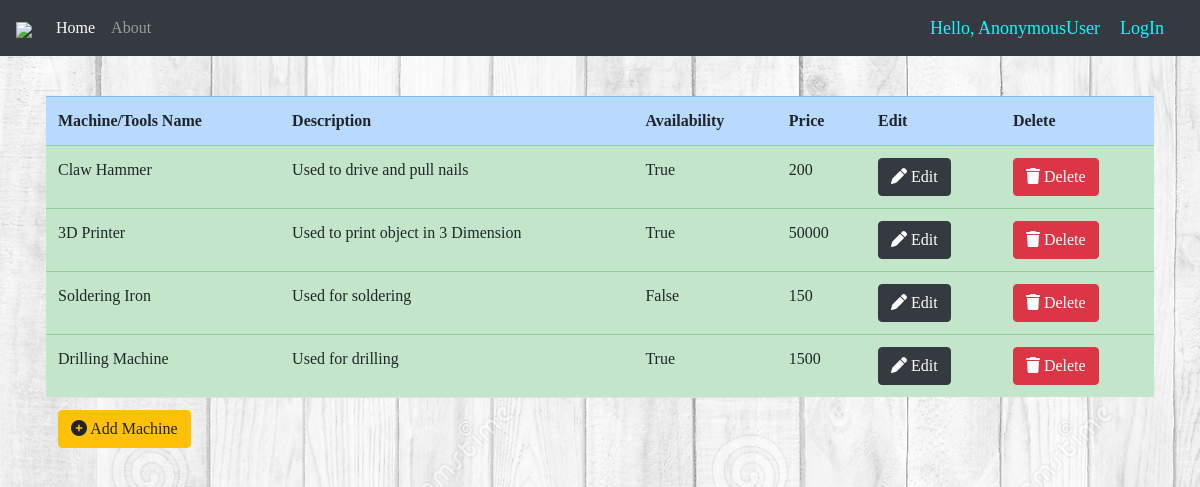
/home/, run on the app's committed database.
### inventory/models.py (models this page shows, shortened)
class Machine(models.Model):
    Name = models.CharField(max_length=100)
    Description = models.CharField(max_length=500)
    Availability = models.BooleanField()
    Price = models.IntegerField()

### inventory/views.py (the view)
# urls.py: path('', views.IndexView.as_view(), name='index'),
class IndexView(generic.ListView):
    template_name = 'inventory/index.html'
    queryset= Machine.objects.all()
    context_object_name='all_machines'

### inventory/templates/inventory/index.html
{% extends 'inventory/base.html' %}
{% block body %}
<br>
<div class="container p-3">
<table class="table">
    <tr class="table-primary">
        <th>Machine/Tools Name</th>
        <th> Description </th>
        <th>Availability</th>
        <th>Price</th>
        <th>Edit</th>
        <th>Delete</th>
    </tr>
    {% for Machine in all_machines %}
    <tr class="table-success">
    <td>{{Machine.Name}}</td>
    <td>{{Machine.Description}}</td>
    <td>{{Machine.Availability}}</td>
    <td>{{Machine.Price}}</td>
    <td><a href="{% url 'edit-machine' Machine.pk %}" class="btn btn-dark">
          <i class="fas fa-pen"></i> Edit
        </a></td>
    <td><a href="{% url 'delete-machine' Machine.pk %}" class="btn btn-danger">
          <i class="fas fa-trash"></i> Delete
        </a></td>
    </tr>
    {% endfor %}
    <tr>
    <td>
    <a href="{% url 'add-machine' %}" class="btn btn-warning">
          <i class="fas fa-plus-circle"></i> Add Machine
        </a></td>
        <td></td>
        <td></td>
    </tr>
</table>
</div>
{% endblock body %}

### inventory/templates/inventory/base.html (shortened to what this page needs)
<!DOCTYPE html>
<html lang="en">
<head>
                <link rel="stylesheet" href="https://maxcdn.bootstrapcdn.com/bootstrap/4.4.1/css/bootstrap.min.css">
        {% load static %}
            <link rel="stylesheet" href="{% static 'inventory/styles.css' %}">
</head>
<body>
<nav class="navbar navbar-expand-lg navbar-dark bg-dark">
 <a class="navbar-brand" href="#" >
 <img src="https://www.tinkerers-lab.org/images/TL1.jpg" style="width:40px"></a>
  <div class="collapse navbar-collapse" id="navbarNav">
    <ul class="navbar-nav">
      <li class="nav-item active">
        <a class="nav-link" href="{% url 'index' %}">Home</a>
      </li>
      <li class="nav-item">
        <a class="nav-link" href="">About</a>
      </li>
    </ul>
  </div>
  <span style="font-size: 18px;color:aqua; margin-right: 20px;">Hello, {{request.user}}</span>
  {% if request.user.is_authenticated  %}
  <span ><a  style="font-size: 18px;color: aqua; margin-right: 20px;" href="{% url 'logout' %}"> LogOut</a></span>
  {% else %}<span ><a  style="font-size: 18px;color: aqua; margin-right: 20px;" href="{% url 'logout' %}"> LogIn</a></span>
  {% endif %}
 </nav>
{% block body %}
{% endblock body %}
</body>
</html>

### inventory/static/inventory/styles.css (style rules this page uses)
body { font-family: cursive; background-image: url("bg.jpg"); color: aquamarine; }

### data on the page
Machine: Name "Claw Hammer", Description "Used to drive and pull nails", Availability "True", Price "200"
Machine: Name "3D Printer", Description "Used to print object in 3 Dimension", Availability "True", Price "50000"
Machine: Name "Soldering Iron", Description "Used for soldering", Availability "False", Price "150"
Machine: Name "Drilling Machine", Description "Used for drilling", Availability "True", Price "1500"

### other printed values
{{ request.user }} "AnonymousUser"
